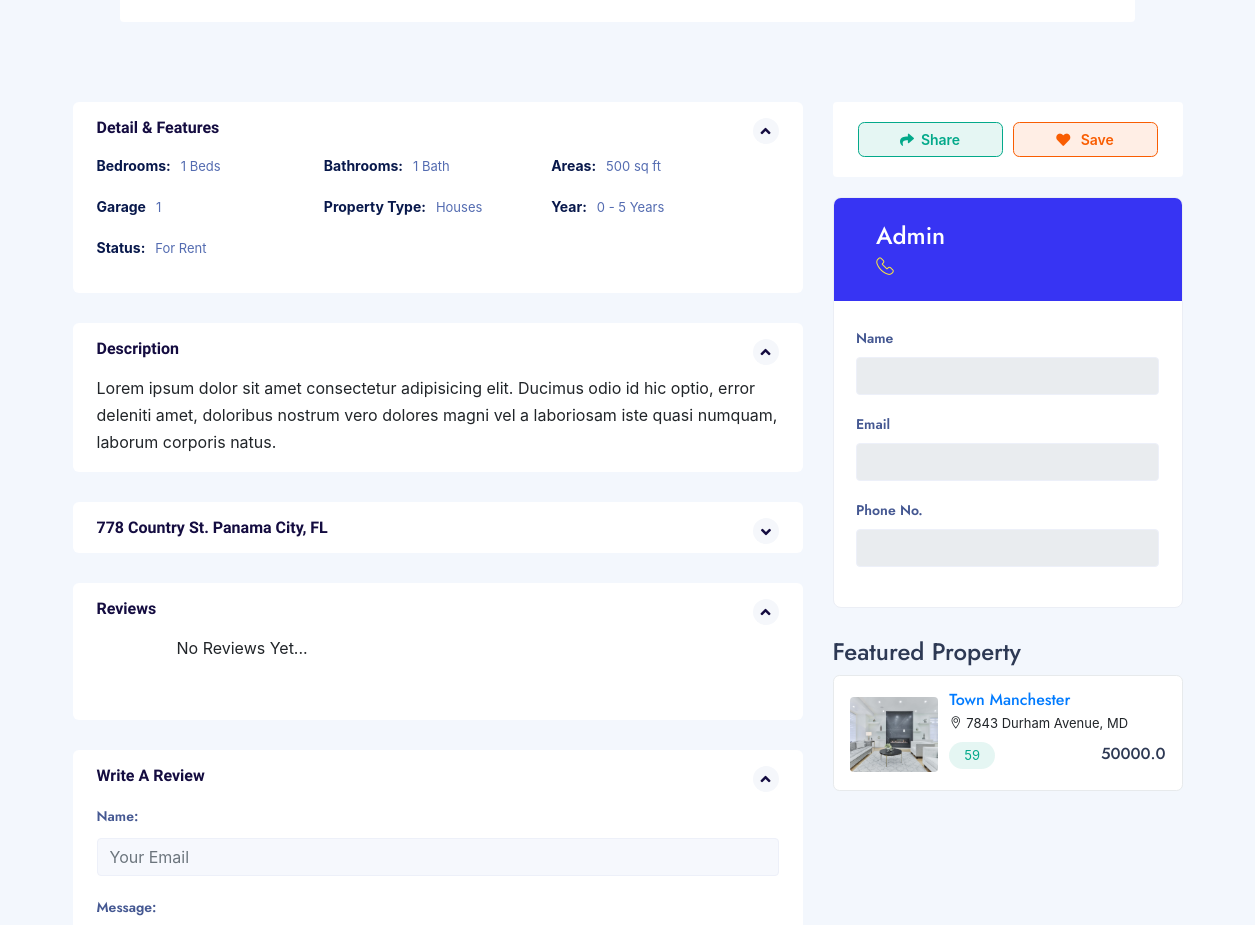
/property/kennedy-housing/ (middle part), run on an earlier commit of the app's database.
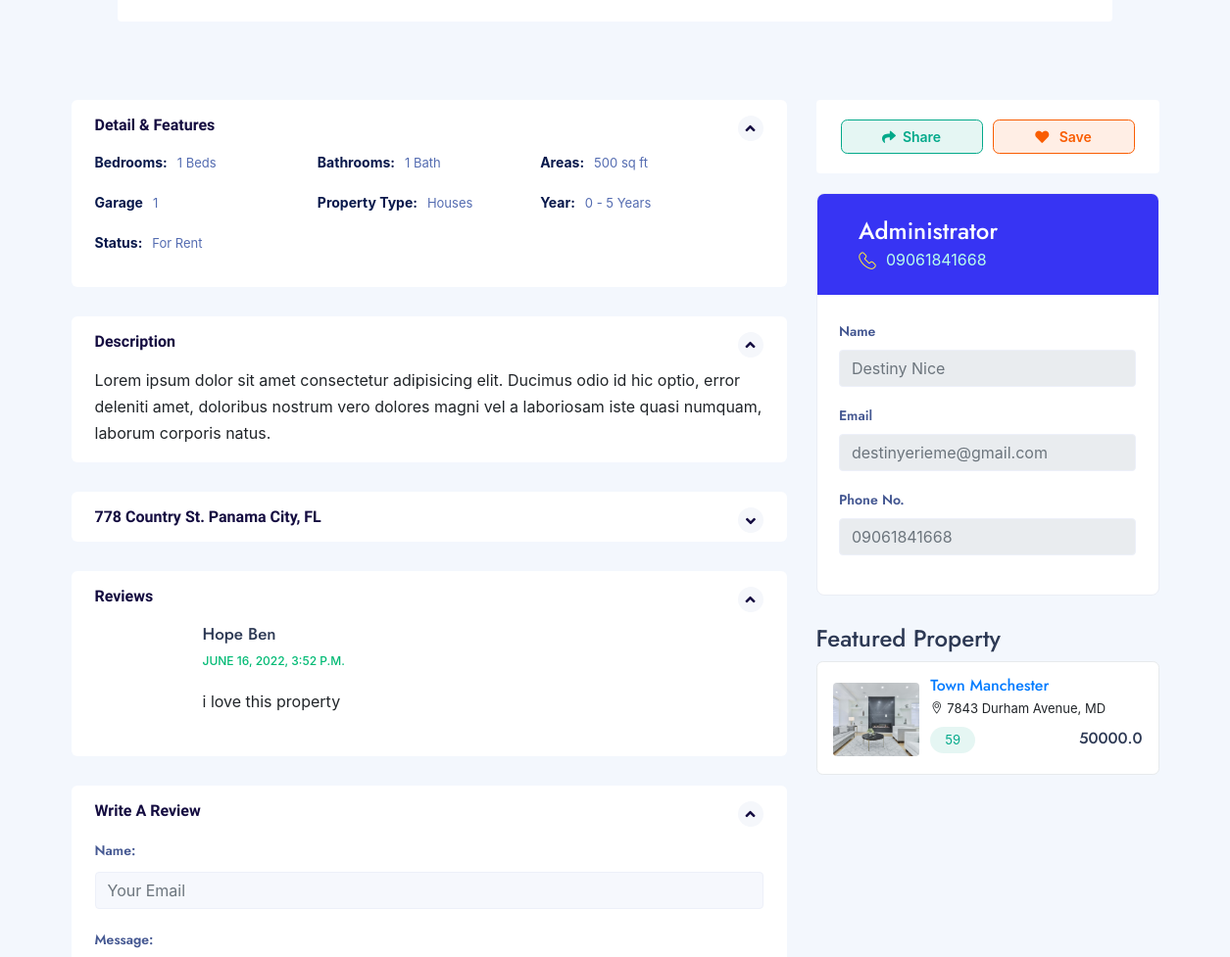
And on a later commit of the database.
### real/models.py (models this page shows, shortened)
class Listing(models.Model):
    listing_user = models.ForeignKey(CustomUser, related_name='listing_user' ,on_delete=models.CASCADE)
    title = models.CharField(max_length=225)
    status = models.CharField(max_length=225)
    property_type = models.CharField(max_length=225)
    price = models.DecimalField(max_digits=10 ,decimal_places=2)
    area = models.CharField(max_length=225)
    bedrooms = models.CharField(max_length=225)
    bathrooms = models.CharField(max_length=225)
    address = models.CharField(max_length=225)
    city = models.CharField(max_length=100)
    state = models.CharField(max_length=100)
    zipcode = models.CharField(max_length=100)
    description = models.TextField()
    building_Age = models.CharField(max_length=225 ,blank=True, null=True)
    garage = models.CharField(default=0,max_length=225 ,blank=True, null=True)
    Rooms = models.CharField(max_length=225 ,blank=True, null=True)
    sqft = models.CharField(max_length=225)
    image = models.FileField(upload_to='images/photos')
    photo_1 = models.ImageField(upload_to='images/photos', blank=True, null=True)
    photo_2 = models.ImageField(upload_to='images/photos', blank=True, null=True)
    photo_3 = models.ImageField(upload_to='images/photos', blank=True, null=True)
    list_date = models.DateTimeField(default=datetime.now, blank=True)
    is_published = models.BooleanField(default=True)
    slug = models.SlugField(default='', null=True, blank=True)

class CustomUser(AbstractUser):
    package_plan = (
        ('BASIC PACKAGE', 'BASIC PACKAGE'),
        ('PLATINUM PACKAGE', 'PLATINUM PACKAGE'),
        ('STANDARD PACKAGE', 'STANDARD PACKAGE'),
    )
    fullname = models.CharField(max_length=50, default='')
    usertitle = models.CharField(max_length=50, default='')
    about = models.CharField(max_length=200)
    city = models.CharField(max_length=50)
    zip = models.CharField(max_length=50)
    state = models.CharField(max_length=50)
    username = models.CharField(max_length=20,unique=True)
    phonenumber = models.CharField(max_length=15, default='', blank=True, null=True)
    facebook_link = models.CharField(max_length=50)
    is_email_verified = models.BooleanField(default=False)
    twitter_link = models.CharField(max_length=200)
    google_link = models.CharField(max_length=200)
    linkdin = models.CharField(max_length=200)
    photo = models.FileField(default='avatar.png', upload_to='images/profile_img')
    address = models.TextField()
    package=models.CharField(choices=package_plan, default='BASIC PACKAGE', max_length=100)
    created = models.DateTimeField(auto_now_add=True , null=True, blank=True)

class Featured(models.Model):
    title = models.CharField(max_length=225)
    status = models.CharField(max_length=225)
    property_type = models.CharField(max_length=225)
    price = models.FloatField()
    area = models.CharField(max_length=225)
    bedrooms = models.CharField(max_length=225)
    bathrooms = models.CharField(max_length=225)
    location = models.CharField(max_length=225)
    city = models.CharField(max_length=100)
    state = models.CharField(max_length=100)
    zipcode = models.CharField(max_length=100)
    description = models.TextField()
    building_Age = models.CharField(max_length=225 ,blank=True, null=True)
    garage = models.CharField(default=0,max_length=225 ,blank=True, null=True)
    Rooms = models.CharField(max_length=225 ,blank=True, null=True)
    sqft = models.CharField(max_length=225)
    image = models.FileField(upload_to='images/photos')
    photo_1 = models.ImageField(upload_to='images/photos', blank=True, null=True)
    photo_2 = models.ImageField(upload_to='images/photos', blank=True, null=True)
    photo_3 = models.ImageField(upload_to='images/photos', blank=True, null=True)
    contact_name = models.CharField(max_length=100)
    contact_email = models.CharField(max_length=225)
    contact_phone = models.CharField(max_length=100, blank=True , null=True, unique=True)
    list_date = models.DateTimeField(default=datetime.now, blank=True)
    is_active = models.BooleanField(default=True)
    slug = models.SlugField(default='', null=True, blank=True)

class Review(models.Model):
    review = models.ForeignKey(Listing, on_delete=models.CASCADE, related_name='reviews')
    name = models.CharField(max_length=200)
    property_title = models.CharField(max_length=200)
    email = models.EmailField()
    message = models.TextField()
    created_date = models.DateTimeField(default=timezone.now)
    approved_comment = models.BooleanField(default=False)

### real/views.py (the view)
# urls.py: path('property/<slug:slug>/', views.DetailsViews, name='property_details'),
def DetailsViews(request, slug):
    feature = Featured.objects.order_by('-list_date').all()[:4]
    admindetails = CustomUser.objects.filter(is_superuser=True)[:1]
    single = Listing.objects.filter(slug=slug)
    if single.exists():
        single = Listing.objects.get(slug=slug)
    else:
        return redirect("index:404")
    if request.method == 'POST':
        comment_form = ReviewForm(request.POST)
        if comment_form.is_valid():
            new_comment = comment_form.save(commit=False)
            new_comment.review = single
            new_comment.save()
        else:
            messages.error(request, comment_form.errors)
            comment_form = ReviewForm()
    else:
        comment_form = ReviewForm()
    content = {'single':single, 'feature':feature,
                'comment_form': comment_form, 'superuser':admindetails}
    return render(request, 'single-property.html', content)

### real/forms.py
class ReviewForm(forms.ModelForm):
    class Meta:
        model = Review
        fields = ('name', 'message', 'property_title', 'email')
        widgets = {
            'name': forms.TextInput(attrs={'class': 'form-control ht-80', 'placeholder':'Your Email'}),
            'property_title': forms.TextInput(attrs={'class': 'form-control', 'placeholder':'Property Title'}),
            'email': forms.EmailInput(attrs={'class': 'form-control', 'placeholder':'Your Email'}),
            'message': forms.Textarea(attrs={'class': 'form-control', 'placeholder':'Messages'}),
        }

### template/single-property.html (shortened to what this page needs)
{%  extends 'include/base.html' %}
{%  load static %}
{%  block body %}
			<section class="gray-simple rtl p-0">
				<div class="container">
					<div class="row justify-content-center">
						<div class="col-lg-11 col-md-12">
							<div class="property_block_wrap style-3">
							</div>
						</div>
					</div>
				</div>
			</section>
			<section class="gray-simple min">
				<div class="container">
					<div class="row">
						<div class="col-lg-8 col-md-12 col-sm-12">
							<div class="property_block_wrap style-2">
								<div class="property_block_wrap_header">
									<a data-bs-toggle="collapse" data-parent="#features" data-bs-target="#clOne" aria-controls="clOne" href="javascript:void(0);" aria-expanded="false"><h4 class="property_block_title">Detail & Features</h4></a>
								</div>
								<div id="clOne" class="panel-collapse collapse show" aria-labelledby="clOne">
									<div class="block-body">
										<ul class="deatil_features">
											<li><strong>Bedrooms:</strong>{{ single.bedrooms }} Beds</li>
											<li><strong>Bathrooms:</strong>{{ single.bathrooms }} Bath</li>
											<li><strong>Areas:</strong>{{ single.area }} sq ft</li>
											<li><strong>Garage</strong>{{ single.garage }}</li>
											<li><strong>Property Type:</strong>{{ single.property_type }}</li>
											<li><strong>Year:</strong>{{  single.building_Age }}</li>
											<li><strong>Status:</strong>{{  single.status }}</li>
										</ul>
									</div>
								</div>
							</div>
							<div class="property_block_wrap style-2">
								<div class="property_block_wrap_header">
									<a data-bs-toggle="collapse" data-parent="#dsrp" data-bs-target="#clTwo" aria-controls="clTwo" href="javascript:void(0);" aria-expanded="true"><h4 class="property_block_title">Description</h4></a>
								</div>
								<div id="clTwo" class="panel-collapse collapse show">
									<div class="block-body">
										{{ single.description }}
									</div>
								</div>
							</div>
							<div class="property_block_wrap style-2">
								<div class="property_block_wrap_header">
									<a data-bs-toggle="collapse" data-parent="#loca"  data-bs-target="#clSix"
									aria-controls="clSix" href="javascript:void(0);" aria-expanded="true" class="collapsed">
									<h4 class="property_block_title">{{  single.address }}</h4></a>
								</div>
							</div>
							<div class="property_block_wrap style-2">
								<div class="property_block_wrap_header">
									<a data-bs-toggle="collapse" data-parent="#rev"  data-bs-target="#clEight" a
									ria-controls="clEight" href="javascript:void(0);" aria-expanded="true">
									<h4 class="property_block_title">{{ reviews.count }} Reviews</h4></a>
								</div>
								<div id="clEight" class="panel-collapse collapse show">
									<div class="block-body">
										<div class="author-review">
											<div class="comment-list">
												<ul>
													<li class="article_comments_wrap">
														<article>
															{%  if user.is_authenticated %}
															<div class="article_comments_thumb">
																<img src="{{  user.photo.url }}" alt="">
															</div>
															{% else %}
															<div class="article_comments_thumb">
															</div>
															{% endif %}
															{%  if not single.reviews.all %}
															    <p>No Reviews Yet...</p>
														        {% else %}
																{% for view in single.reviews.all %}
															<div class="comment-details">
																<div class="comment-meta">
																	<div class="comment-left-meta">
																		<h4 class="author-name">{{ view.name  }}</h4>
																		<div class="comment-date">{{  view.created_date }}</div>
																	</div>
																</div>
																<div class="comment-text">
																	<p>
																		{{  view.message  }}
																	</p>
																</div>
															</div>
															{% endfor %}
															{% endif %}
														</article>
													</li>
												</ul>
											</div>
										</div>
									</div>
								</div>
							</div>
							<div class="property_block_wrap style-2">
								<div class="property_block_wrap_header">
									<a data-bs-toggle="collapse" data-parent="#comment"
									 data-bs-target="#clTen" aria-controls="clTen" href="javascript:void(0);"
									 aria-expanded="true"><h4 class="property_block_title">Write a Review</h4></a>
								</div>
								<div id="clTen" class="panel-collapse collapse show">
									<div class="block-body">
										<form class="simple-form" method="post">
											<div class="row">
												<div class="col-lg-12 col-md-12 col-sm-12">
													<div class="form-group">
														{{ comment_form.as_p }}
													</div>
												</div>
											</div>
										</form>
									</div>
								</div>
							</div>
						</div>
						<div class="col-lg-4 col-md-12 col-sm-12">
							<div class="like_share_wrap b-0">
								<ul class="like_share_list">
									<li>
										<a href="JavaScript:Void(0);" class="btn btn-likes" data-toggle="tooltip" data-original-title="Share">
											<i class="fas fa-share"></i>Share</a>
										</li>
									<li>
										<a href="{%  url 'index:add_book_list' single.id  %}" class="btn btn-likes" data-toggle="tooltip" data-original-title="Save">
											<i class="fas fa-heart"></i>
											Save
										</a>
									</li>
								</ul>
							</div>
							<div class="details-sidebar">
								<div class="sides-widget">
                                    {%  for i in superuser %}
									<div class="sides-widget-header">
										<div class="sides-widget-details">
											<h4><a href="#">{{  i.username }}</a></h4>
											<span><i class="lni-phone-handset"></i>{{  i.phonenumber }}</span>
										</div>
									</div>
									<div class="sides-widget-body simple-form">
										<div class="form-group">
											<label>Name</label>
											<input type="text" class="form-control" disabled placeholder="{{  i.fullname }}">
										</div>
										<div class="form-group">
											<label>Email</label>
											<input type="text" class="form-control" disabled placeholder="{{  i.email }}">
										</div>
										<div class="form-group">
											<label>Phone No.</label>
											<input type="text" class="form-control" disabled placeholder="{{  i.phonenumber }}">
										</div>
									</div>
									{%  endfor %}
								</div>
								<div class="sidebar-widgets">
									<h4>Featured Property</h4>
									<div class="sidebar_featured_property">
										{%  for i in feature %}
										<div class="sides_list_property">
											<div class="sides_list_property_thumb">
												<img src="{{   i.image.url  }}" class="img-fluid" alt="">
											</div>
											<div class="sides_list_property_detail">
												<h4><a href="{%  url 'index:property_detai' i.slug %}">{{ i.title }}</a></h4>
												<span><i class="ti-location-pin"></i>{{  i.location }}</span>
												<div class="lists_property_price">
													<div class="lists_property_types">
														<div class="property_types_vlix sale">{{ i.status }}</div>
													</div>
													<div class="lists_property_price_value">
														<h4>{{ i.price }}</h4>
													</div>
												</div>
											</div>
										</div>
										{% endfor  %}
									</div>
								</div>
							</div>
						</div>
					</div>
				</div>
			</section>
{%  endblock  %}

### template/include/base.html (shortened to what this page needs)
{%  load static %}
<!DOCTYPE html>
<html lang="zxx">
<head>
        <link rel="stylesheet" href="{% static 'assets/css/styles.css' %}" rel="stylesheet">
		<link rel="stylesheet" href="{%  static 'assets/css/plugins/css/bootstrap.min.css' %}">
		<link rel="stylesheet" href="{%  static 'assets/css/plugins/date-picker.css' %}">
		<link rel="stylesheet" href="{%  static 'assets/css/plugins/dropzone.css' %}">
		<link rel="stylesheet" href="/static/assets/css/plugins/font-awesome.css">
		<link rel="stylesheet" href="/static/assets/css/plugins/icofont.css">
		<link rel="stylesheet" href="{%  static 'assets/css/plugins/ion.rangeSlider.min.css' %}">
		<link rel="stylesheet" href="{%  static 'assets/css/plugins/light-box.css' %}">
		<link rel="stylesheet" href="{%  static 'assets/css/plugins/line-icon.css' %}">
		<link rel="stylesheet" href="{%  static 'assets/css/plugins/magnific-popup.css' %}">
		<link rel="stylesheet" href="{%  static 'assets/css/plugins/select2.css' %}">
		<link rel="stylesheet" href="{%  static 'assets/css/plugins/slick-theme.css' %}">
		<link rel="stylesheet" href="{%  static 'assets/css/plugins/slick.css' %}">
		<link rel="stylesheet" href="{%  static 'assets/css/plugins/themify.css' %}">
		<link rel="stylesheet" href="{%  static 'assets/css/plugins/animation.css' %}">
		<link href="{% static 'assets/css/colors.css' %}" rel="stylesheet">
    </head>
    <body class="blue-skin">
        <div id="main-wrapper">
              {%  block body %}
              {%  endblock body %}
		</div>
	</body>
</html>

### template/include/header.html (shortened to what this page needs)
{%  load static %}

### template/include/footer.html (shortened to what this page needs)
{%  load static %}

What changed in the data, as far as the page shows it:
added Review: name "Hope Ben", created_date "JUNE 16, 2022, 3:52 P.M.", message "i love this property"
changed CustomUser: username "Admin" → "Administrator"; phonenumber (not shown) → "09061841668"; fullname (not shown) → "Destiny Nice"; email (not shown) → "destinyerieme@gmail.com"
Also different on the page:
text no longer shown: "No Reviews Yet..."
